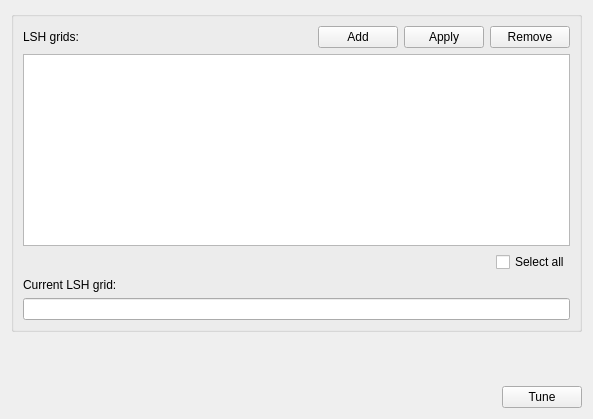
<?xml version="1.0" encoding="UTF-8"?>
<ui version="4.0">
 <class>LSH</class>
 <widget class="QWidget" name="LSH">
  <property name="geometry">
   <rect>
    <x>0</x>
    <y>0</y>
    <width>593</width>
    <height>419</height>
   </rect>
  </property>
  <property name="windowTitle">
   <string>LSH</string>
  </property>
  <layout class="QGridLayout" name="gridLayout">
   <item row="2" column="1">
    <widget class="QPushButton" name="tune_btn">
     <property name="text">
      <string>Tune</string>
     </property>
    </widget>
   </item>
   <item row="0" column="0" colspan="2">
    <widget class="QGroupBox" name="group_gb">
     <property name="title">
      <string/>
     </property>
     <layout class="QGridLayout" name="gridLayout_2">
      <item row="4" column="0">
       <widget class="QLabel" name="label_2">
        <property name="text">
         <string>Current LSH grid:</string>
        </property>
       </widget>
      </item>
      <item row="0" column="0">
       <widget class="QLabel" name="label">
        <property name="text">
         <string>LSH grids:</string>
        </property>
       </widget>
      </item>
      <item row="2" column="0" colspan="7">
       <widget class="QTableWidget" name="lshGrids_tw"/>
      </item>
      <item row="0" column="2" colspan="2">
       <widget class="QPushButton" name="add_btn">
        <property name="text">
         <string>Add</string>
        </property>
       </widget>
      </item>
      <item row="0" column="4">
       <widget class="QPushButton" name="apply_btn">
        <property name="text">
         <string>Apply</string>
        </property>
       </widget>
      </item>
      <item row="5" column="0" colspan="7">
       <widget class="QLineEdit" name="file_le"/>
      </item>
      <item row="0" column="5" colspan="2">
       <widget class="QPushButton" name="remove_btn">
        <property name="text">
         <string>Remove</string>
        </property>
       </widget>
      </item>
      <item row="0" column="1">
       <spacer name="horizontalSpacer">
        <property name="orientation">
         <enum>Qt::Horizontal</enum>
        </property>
        <property name="sizeHint" stdset="0">
         <size>
          <width>40</width>
          <height>20</height>
         </size>
        </property>
       </spacer>
      </item>
      <item row="3" column="6">
       <widget class="QCheckBox" name="selectAll_cb">
        <property name="text">
         <string>Select all</string>
        </property>
       </widget>
      </item>
      <item row="3" column="0" colspan="5">
       <widget class="QLabel" name="info_lbl">
        <property name="text">
         <string/>
        </property>
       </widget>
      </item>
     </layout>
    </widget>
   </item>
   <item row="2" column="0">
    <spacer name="horizontalSpacer_2">
     <property name="orientation">
      <enum>Qt::Horizontal</enum>
     </property>
     <property name="sizeHint" stdset="0">
      <size>
       <width>40</width>
       <height>20</height>
      </size>
     </property>
    </spacer>
   </item>
   <item row="1" column="0" colspan="2">
    <spacer name="verticalSpacer">
     <property name="orientation">
      <enum>Qt::Vertical</enum>
     </property>
     <property name="sizeHint" stdset="0">
      <size>
       <width>20</width>
       <height>40</height>
      </size>
     </property>
    </spacer>
   </item>
  </layout>
 </widget>
 <resources/>
 <connections/>
</ui>
